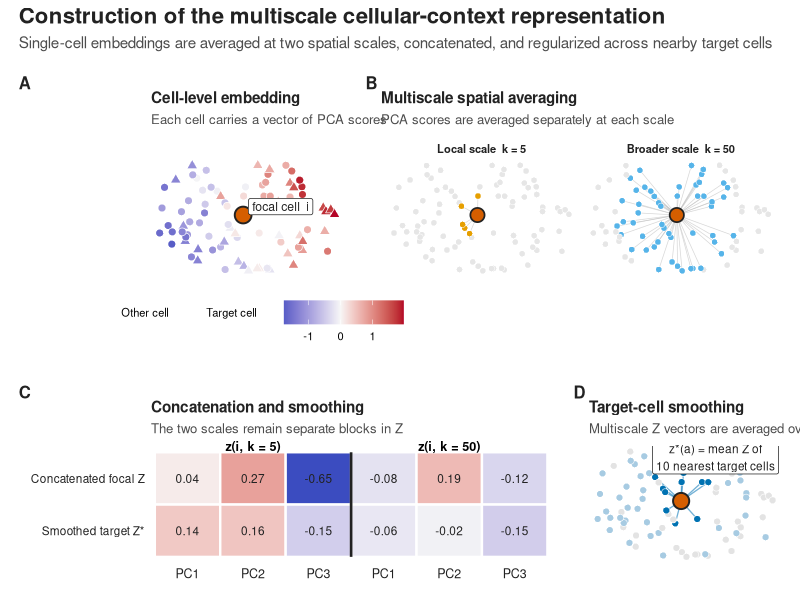
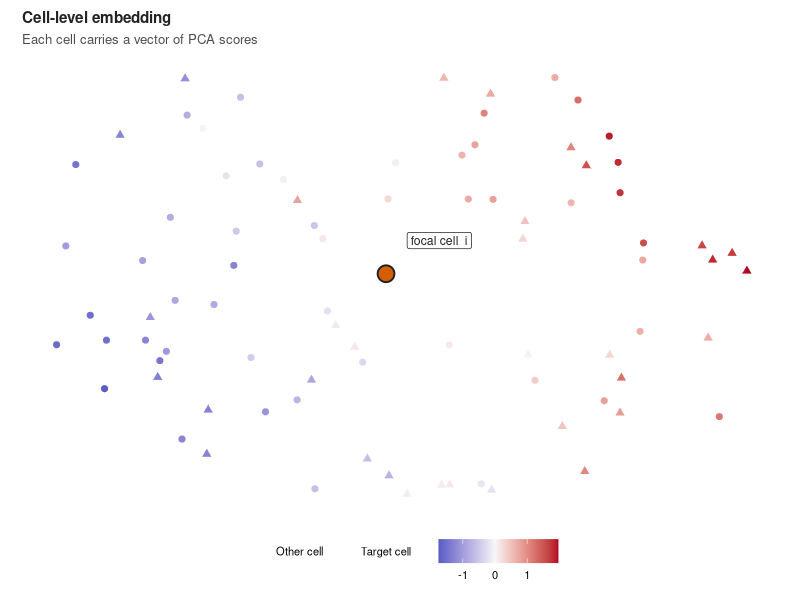
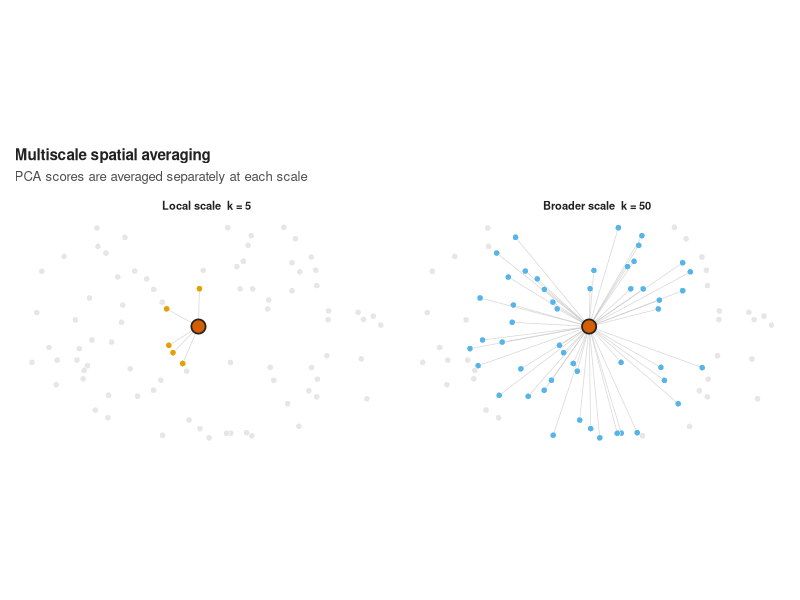
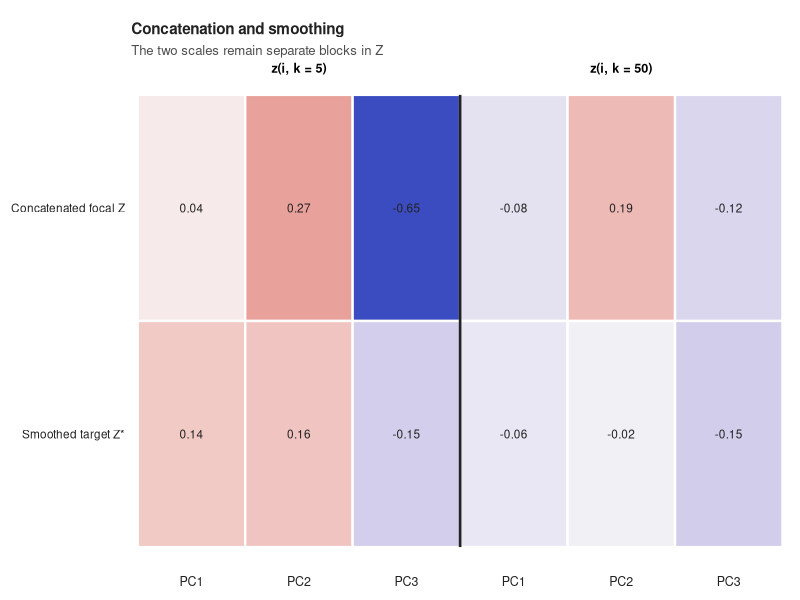
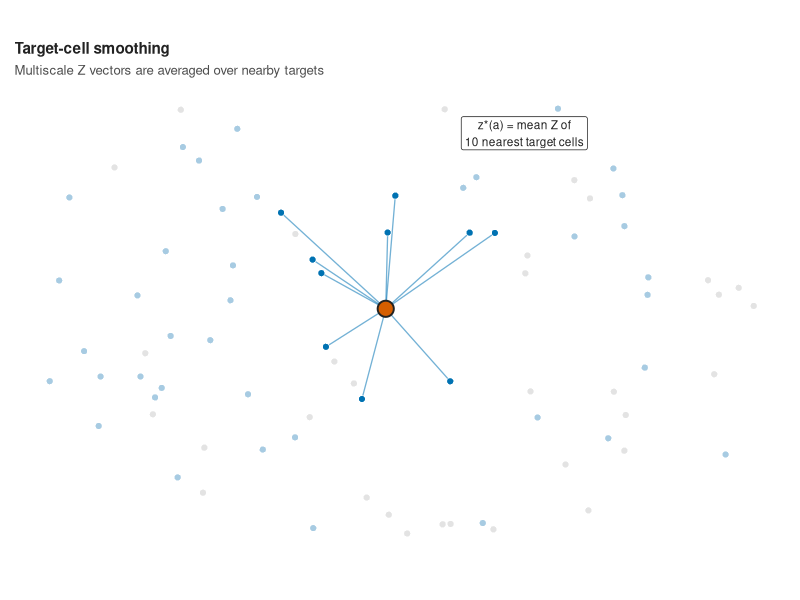

These figures' R source, in order: (Note: this script raises an error after producing the figures.)
#!/usr/bin/env Rscript

# Conceptual figure for the multiscale cellular-context embedding used by
# SpaceMosaic. The synthetic data are deterministic and are used only to
# illustrate the sequence of operations.

required_packages <- c("ggplot2", "patchwork", "svglite", "ragg")
missing_packages <- required_packages[
    !vapply(required_packages, requireNamespace, logical(1), quietly = TRUE)
]
if (length(missing_packages) > 0L) {
    stop(
        "Install the following packages before running this script: ",
        paste(missing_packages, collapse = ", "),
        call. = FALSE
    )
}

script_arg <- grep("^--file=", commandArgs(trailingOnly = FALSE), value = TRUE)
if (length(script_arg) != 1L) {
    stop("Run this file with Rscript.", call. = FALSE)
}
script_file <- normalizePath(sub("^--file=", "", script_arg))
manuscript_dir <- normalizePath(file.path(dirname(script_file), ".."))
figure_dir <- file.path(manuscript_dir, "figures")
dir.create(figure_dir, recursive = TRUE, showWarnings = FALSE)

set.seed(24092026)

palette <- list(
    focal = "#D55E00",
    target = "#0072B2",
    context = "#9A9A9A",
    local = "#E69F00",
    broad = "#56B4E9",
    ink = "#222222",
    grid = "#D9D9D9",
    pale = "#F4F4F4"
)

theme_methods <- function(base_size = 10) {
    ggplot2::theme_minimal(base_size = base_size) +
        ggplot2::theme(
            plot.title = ggplot2::element_text(
                face = "bold", colour = palette$ink, size = base_size + 1,
                margin = ggplot2::margin(b = 5)
            ),
            plot.subtitle = ggplot2::element_text(
                colour = "#4D4D4D", size = base_size - 0.5,
                margin = ggplot2::margin(b = 7)
            ),
            plot.tag = ggplot2::element_text(
                face = "bold", colour = palette$ink, size = base_size + 2
            ),
            axis.title = ggplot2::element_blank(),
            axis.text = ggplot2::element_blank(),
            axis.ticks = ggplot2::element_blank(),
            panel.grid = ggplot2::element_blank(),
            legend.title = ggplot2::element_blank(),
            legend.position = "bottom",
            plot.margin = ggplot2::margin(8, 8, 8, 8)
        )
}

# Generate an irregular tissue-like point pattern with one focal target cell.
n_background <- 84L
theta <- stats::runif(n_background, 0, 2 * pi)
radius <- sqrt(stats::runif(n_background, 0.05, 1))
cells <- data.frame(
    cell = paste0("c", seq_len(n_background)),
    x = 5.8 * radius * cos(theta) + stats::rnorm(n_background, sd = 0.22),
    y = 4.0 * radius * sin(theta) + stats::rnorm(n_background, sd = 0.18),
    stringsAsFactors = FALSE
)
cells <- rbind(
    data.frame(cell = "focal", x = 0, y = 0, stringsAsFactors = FALSE),
    cells
)

target_probability <- stats::plogis(0.45 - 0.12 * cells$x + 0.08 * cells$y)
cells$is_target <- stats::runif(nrow(cells)) < target_probability
cells$is_target[1] <- TRUE
cells$population <- ifelse(cells$is_target, "Target cell", "Other cell")

# Synthetic PCA scores. They vary smoothly in space plus cell-level noise.
cells$PC1 <- as.numeric(scale(0.65 * cells$x + sin(cells$y / 1.8) +
    stats::rnorm(nrow(cells), sd = 0.75)))
cells$PC2 <- as.numeric(scale(-0.55 * cells$y + cos(cells$x / 1.6) +
    stats::rnorm(nrow(cells), sd = 0.70)))
cells$PC3 <- as.numeric(scale(sin(cells$x / 2.1) - cos(cells$y / 1.5) +
    stats::rnorm(nrow(cells), sd = 0.65)))
embedding <- as.matrix(cells[, c("PC1", "PC2", "PC3")])

nearest_indices <- function(index, candidates, k) {
    candidates <- setdiff(candidates, index)
    distance2 <- (cells$x[candidates] - cells$x[index])^2 +
        (cells$y[candidates] - cells$y[index])^2
    candidates[order(distance2)[seq_len(min(k, length(candidates)))]]
}

neighbor_mean <- function(index, k) {
    idx <- nearest_indices(index, seq_len(nrow(cells)), k)
    colMeans(embedding[idx, , drop = FALSE])
}

# Multiscale Z is computed for every cell before restricting to target cells.
z5 <- t(vapply(seq_len(nrow(cells)), neighbor_mean, numeric(3), k = 5L))
z50 <- t(vapply(seq_len(nrow(cells)), neighbor_mean, numeric(3), k = 50L))
colnames(z5) <- paste0("PC", 1:3, "_k5")
colnames(z50) <- paste0("PC", 1:3, "_k50")
z_all <- cbind(z5, z50)

focal_index <- 1L
neighbors_5 <- nearest_indices(focal_index, seq_len(nrow(cells)), 5L)
neighbors_50 <- nearest_indices(focal_index, seq_len(nrow(cells)), 50L)
target_indices <- which(cells$is_target)
target_neighbors_10 <- nearest_indices(focal_index, target_indices, 10L)
z_focal_smoothed <- colMeans(z_all[target_neighbors_10, , drop = FALSE])

# Panel A: the starting cell-level embedding.
p_a <- ggplot2::ggplot(cells, ggplot2::aes(x, y)) +
    ggplot2::geom_point(
        ggplot2::aes(fill = PC1, shape = population),
        size = 2.4, colour = "white", stroke = 0.35
    ) +
    ggplot2::geom_point(
        data = cells[focal_index, ], shape = 21, size = 5.0,
        fill = palette$focal, colour = palette$ink, stroke = 1.0
    ) +
    ggplot2::annotate(
        "label", x = 0.35, y = 0.55, label = "focal cell  i",
        hjust = 0, size = 3.1, linewidth = 0.2,
        colour = palette$ink, fill = "white"
    ) +
    ggplot2::scale_fill_gradient2(
        low = "#3B4CC0", mid = "#F7F7F7", high = "#B40426",
        midpoint = 0, name = "PC1 score"
    ) +
    ggplot2::scale_shape_manual(values = c("Target cell" = 21, "Other cell" = 24)) +
    ggplot2::coord_equal() +
    ggplot2::labs(
        title = "Cell-level embedding",
        subtitle = "Each cell carries a vector of PCA scores"
    ) +
    theme_methods()

# Panel B: show the two neighborhood scales as facets.
make_scale_frame <- function(k, indices, label) {
    out <- cells
    out$scale <- label
    out$membership <- "Outside neighborhood"
    out$membership[indices] <- paste0(k, " nearest cells")
    out$membership[focal_index] <- "Focal cell"
    out
}
scale_cells <- rbind(
    make_scale_frame(5L, neighbors_5, "Local scale  k = 5"),
    make_scale_frame(50L, neighbors_50, "Broader scale  k = 50")
)
scale_cells$scale <- factor(
    scale_cells$scale,
    levels = c("Local scale  k = 5", "Broader scale  k = 50")
)

p_b <- ggplot2::ggplot(scale_cells, ggplot2::aes(x, y)) +
    ggplot2::geom_segment(
        data = subset(scale_cells, membership != "Outside neighborhood" &
            membership != "Focal cell"),
        ggplot2::aes(x = 0, y = 0, xend = x, yend = y),
        colour = "#BEBEBE", linewidth = 0.25, alpha = 0.6,
        inherit.aes = FALSE
    ) +
    ggplot2::geom_point(
        ggplot2::aes(fill = membership), shape = 21, size = 1.9,
        colour = "white", stroke = 0.25
    ) +
    ggplot2::geom_point(
        data = subset(scale_cells, membership == "Focal cell"),
        shape = 21, size = 4.2, fill = palette$focal,
        colour = palette$ink, stroke = 0.9
    ) +
    ggplot2::facet_wrap(~scale, nrow = 1) +
    ggplot2::scale_fill_manual(values = c(
        "5 nearest cells" = palette$local,
        "50 nearest cells" = palette$broad,
        "Focal cell" = palette$focal,
        "Outside neighborhood" = "#E6E6E6"
    )) +
    ggplot2::coord_equal() +
    ggplot2::labs(
        title = "Multiscale spatial averaging",
        subtitle = "PCA scores are averaged separately at each scale"
    ) +
    theme_methods() +
    ggplot2::theme(
        strip.text = ggplot2::element_text(face = "bold", colour = palette$ink),
        legend.position = "none"
    )

# Panel C: make the two concatenated blocks, and the later smoothed vector,
# visible as a compact heat map.
heat_values <- rbind(
    "Concatenated focal Z" = c(z5[focal_index, ], z50[focal_index, ]),
    "Smoothed target Z*" = z_focal_smoothed
)
heat_df <- do.call(
    rbind,
    lapply(seq_len(nrow(heat_values)), function(i) {
        data.frame(
            operation = rownames(heat_values)[i],
            column = seq_len(ncol(heat_values)),
            value = as.numeric(heat_values[i, ]),
            stringsAsFactors = FALSE
        )
    })
)
heat_df$operation <- factor(
    heat_df$operation,
    levels = rev(rownames(heat_values))
)
heat_df$block <- rep(c("k = 5", "k = 50"), each = 3L, times = 2L)

p_c <- ggplot2::ggplot(
    heat_df,
    ggplot2::aes(column, operation, fill = value)
) +
    ggplot2::geom_tile(colour = "white", linewidth = 0.8) +
    ggplot2::geom_text(
        ggplot2::aes(label = sprintf("%.2f", value)),
        size = 3.0, colour = palette$ink
    ) +
    ggplot2::annotate(
        "segment", x = 3.5, xend = 3.5, y = 0.5, yend = 2.5,
        linewidth = 0.9, colour = palette$ink
    ) +
    ggplot2::annotate("text", x = 2, y = 2.62, label = "z(i, k = 5)",
        fontface = "bold", size = 3.2) +
    ggplot2::annotate("text", x = 5, y = 2.62, label = "z(i, k = 50)",
        fontface = "bold", size = 3.2) +
    ggplot2::scale_x_continuous(
        breaks = seq_len(6L), labels = rep(c("PC1", "PC2", "PC3"), 2),
        expand = ggplot2::expansion(mult = c(0.01, 0.01))
    ) +
    ggplot2::scale_fill_gradient2(
        low = "#3B4CC0", mid = "#F7F7F7", high = "#B40426",
        midpoint = 0, guide = "none"
    ) +
    ggplot2::coord_cartesian(clip = "off") +
    ggplot2::labs(
        title = "Concatenation and smoothing",
        subtitle = "The two scales remain separate blocks in Z"
    ) +
    theme_methods() +
    ggplot2::theme(
        axis.text.x = ggplot2::element_text(colour = palette$ink, size = 9),
        axis.text.y = ggplot2::element_text(colour = palette$ink, size = 8.5),
        plot.margin = ggplot2::margin(16, 8, 8, 8)
    )

# Panel D: the second averaging step uses the 10 nearest target cells only.
smooth_cells <- cells
smooth_cells$status <- ifelse(
    seq_len(nrow(cells)) %in% target_neighbors_10,
    "10 nearest target cells",
    ifelse(cells$is_target, "Other target cells", "Non-target cells")
)
smooth_cells$status[focal_index] <- "Focal target cell"

p_d <- ggplot2::ggplot(smooth_cells, ggplot2::aes(x, y)) +
    ggplot2::geom_segment(
        data = smooth_cells[target_neighbors_10, ],
        ggplot2::aes(x = 0, y = 0, xend = x, yend = y),
        colour = palette$target, linewidth = 0.45, alpha = 0.55,
        inherit.aes = FALSE
    ) +
    ggplot2::geom_point(
        ggplot2::aes(fill = status), shape = 21, size = 2.1,
        colour = "white", stroke = 0.3
    ) +
    ggplot2::geom_point(
        data = smooth_cells[focal_index, ], shape = 21, size = 4.8,
        fill = palette$focal, colour = palette$ink, stroke = 1
    ) +
    ggplot2::annotate(
        "label", x = 2.25, y = 2.85,
        label = "z*(a) = mean Z of\n10 nearest target cells",
        size = 3.0, linewidth = 0.25, fill = "white",
        colour = palette$ink
    ) +
    ggplot2::scale_fill_manual(values = c(
        "Focal target cell" = palette$focal,
        "10 nearest target cells" = palette$target,
        "Other target cells" = "#A7CBE2",
        "Non-target cells" = "#E3E3E3"
    )) +
    ggplot2::coord_equal() +
    ggplot2::labs(
        title = "Target-cell smoothing",
        subtitle = "Multiscale Z vectors are averaged over nearby targets"
    ) +
    theme_methods() +
    ggplot2::theme(legend.position = "none")

figure <- (p_a | p_b) / (p_c | p_d) +
    patchwork::plot_annotation(
        title = "Construction of the multiscale cellular-context representation",
        subtitle = paste(
            "Single-cell embeddings are averaged at two spatial scales, concatenated,",
            "and regularized across nearby target cells"
        ),
        tag_levels = "A",
        theme = ggplot2::theme(
            plot.title = ggplot2::element_text(
                face = "bold", size = 16, colour = palette$ink
            ),
            plot.subtitle = ggplot2::element_text(
                size = 11, colour = "#4D4D4D",
                margin = ggplot2::margin(b = 8)
            )
        )
    ) &
    ggplot2::theme(plot.background = ggplot2::element_rect(fill = "white", colour = NA))

base_name <- file.path(figure_dir, "multiscale_embedding")
ggplot2::ggsave(
    paste0(base_name, ".svg"), figure,
    width = 13, height = 8.5, units = "in", bg = "white",
    device = svglite::svglite
)
ggplot2::ggsave(
    paste0(base_name, ".png"), figure,
    width = 13, height = 8.5, units = "in", dpi = 320, bg = "white",
    device = ragg::agg_png
)
ggplot2::ggsave(
    paste0(base_name, ".pdf"), figure,
    width = 13, height = 8.5, units = "in", bg = "white"
)

message("Wrote figure files to: ", figure_dir)
